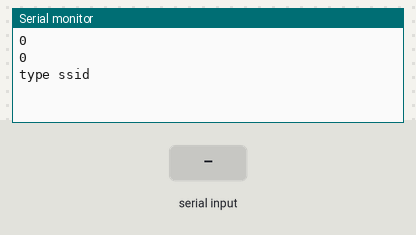
A sketch run on a simulated ESP32. On the bench: the last lines printed to the serial monitor. The inputs (shaded band) are chosen by the test bench. WiFi joins after 1.5 s; servers stay silent unless stated; the local clock reads 2024-03-15 10:24:30 at power-on unless the sketch sets it; EEPROM starts erased.

Above: at 0.8 s.
0.9 s: "1\n" received over Serial
At 1.6 s:
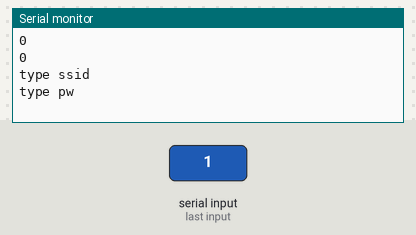
2.4 s: "0\n" received over Serial
At 2.7 s:
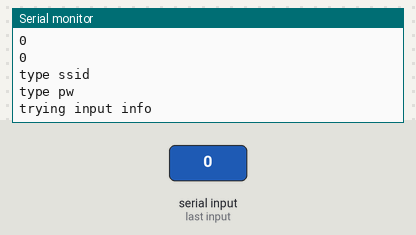
Timing chart, 0 to 5.4 s (numbered marks = the images above; inputs shaded):
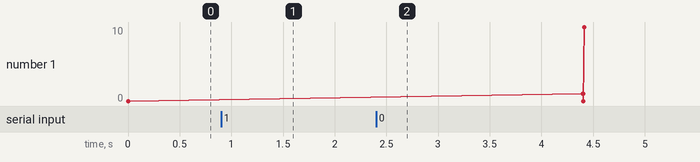

The sketch:

NTP_Preferences.ino
```cpp
// (licence header left out)
#include <WiFi.h>
#include "time.h"
#include <Preferences.h>

Preferences prefs;

const char* ntpServer = "time.google.com";
const long  gmtOffset_sec = 7200;
const int   daylightOffset_sec = 3600;

void setup(){
  Serial.begin(115200);
  prefs.begin("credentials", false);
  unsigned int  ssid_length = prefs.getBytesLength("ssid");
  unsigned int  pw_length = prefs.getBytesLength("pw");
  if(ssid_length > 0 && pw_length > 0)
  {
    char last_ssid[ssid_length];
    prefs.getBytes("ssid", last_ssid, ssid_length);
    char last_pw[pw_length];
    prefs.getBytes("pw", last_pw, pw_length);
    IPAddress dns(8,8,8,8);
    WiFi.begin(last_ssid, last_pw);
    Serial.println("trying saved info");
    Serial.println(last_ssid);
    Serial.println(last_pw);
    delay(2000);
    Serial.println("tried saved info");
  }
  // Connect to Wi-Fi
  //Serial.print("Connecting to ");
  //Serial.println(ssid);
  Serial.println(ssid_length);
  Serial.println(pw_length);
  const char* input_ssid;
  const char* input_pw;
  String ssid;
  String pw;
  if(WiFi.status() != WL_CONNECTED)
  {
    while(WiFi.status() != WL_CONNECTED)
    {
      Serial.println("type ssid");
      ssid = Serial.readStringUntil('\n');
      while(ssid.length() == 0)
      {
        ssid = Serial.readStringUntil('\n');
      }
      Serial.println("type pw");
      pw = Serial.readStringUntil('\n');
      while(pw.length() == 0)
      {
        pw = Serial.readStringUntil('\n');
      }
      input_ssid = ssid.c_str();
      input_pw = pw.c_str();
      IPAddress dns(8,8,8,8);
      WiFi.begin(input_ssid, input_pw);
      Serial.println("trying input info");
      delay(2000);
      Serial.println(input_ssid);
    }
    Serial.println("connected");
    Serial.println(input_ssid);
    Serial.print(prefs.getBytesLength("pw"));
    prefs.putBytes("ssid", input_ssid, strlen(input_ssid));
    prefs.putBytes("pw", input_pw, strlen(input_pw));
  }
  Serial.println("");
  Serial.println("WiFi connected.");

  // Init and get the time
  configTime(gmtOffset_sec, daylightOffset_sec, ntpServer);
  printLocalTime();

  //disconnect WiFi as it's no longer needed
  WiFi.disconnect(true);
  WiFi.mode(WIFI_OFF);
}

void loop(){
  delay(1000);
  printLocalTime();
}

void printLocalTime(){
  struct tm timeinfo;
  if(!getLocalTime(&timeinfo)){
    Serial.println("Failed to obtain time");
    return;
  }
  Serial.println(&timeinfo, "%A, %B %d %Y %H:%M:%S");
  Serial.print("Day of week: ");
  Serial.println(&timeinfo, "%A");
  Serial.print("Month: ");
  Serial.println(&timeinfo, "%B");
  Serial.print("Day of Month: ");
  Serial.println(&timeinfo, "%d");
  Serial.print("Year: ");
  Serial.println(&timeinfo, "%Y");
  Serial.print("Hour: ");
  Serial.println(&timeinfo, "%H");
  Serial.print("Hour (12 hour format): ");
  Serial.println(&timeinfo, "%I");
  Serial.print("Minute: ");
  Serial.println(&timeinfo, "%M");
  Serial.print("Second: ");
  Serial.println(&timeinfo, "%S");

  Serial.println("Time variables");
  char timeHour[3];
  strftime(timeHour,3, "%H", &timeinfo);
  Serial.println(timeHour);
  char timeWeekDay[10];
  strftime(timeWeekDay,10, "%A", &timeinfo);
  Serial.println(timeWeekDay);
  Serial.println();
}
```

Measured:
- after the input at 0.9 s, the serial monitor: prints a new line at once (image 1)
- after the input at 2.4 s, the serial monitor: prints a new line at once (image 2)
- plotted number 1: 0 → 10 after the input at 2.4 s
